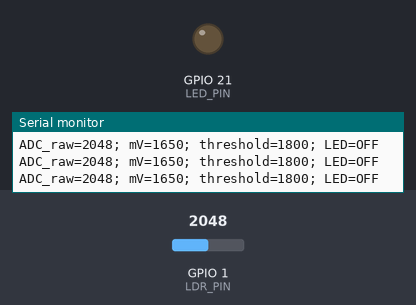
A sketch run on a simulated ESP32-S3. On the bench: output pins drawn as LEDs (lit = HIGH), the last lines printed to the serial monitor. The test bench sets the inputs (shaded band); at power-on: GPIO 1 (LDR_PIN) = 2048 (analog values on the 0–4095 scale).

Above: at 1.2 s.
1.3 s: GPIO 1 (LDR_PIN) set to 1840
2.8 s: GPIO 1 (LDR_PIN) set to 1754
At 3.8 s:
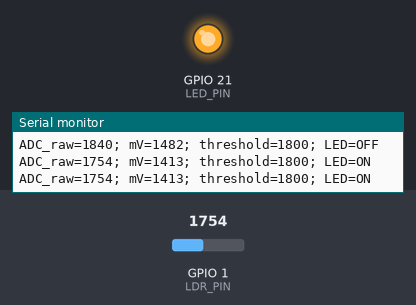
4.5 s: GPIO 1 (LDR_PIN) set to 2047
At 5.0 s:
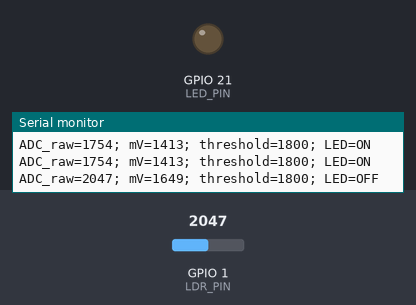
6.0 s: GPIO 1 (LDR_PIN) set to 1760
At 7.4 s:
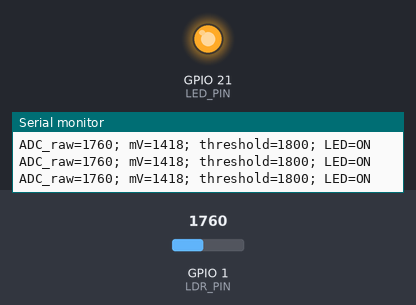
Timing chart, 0 to 8.5 s (numbered marks = the images above; inputs shaded):
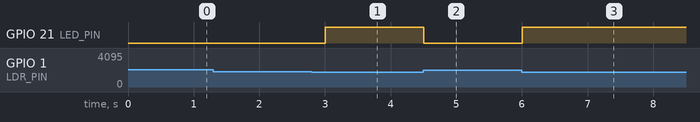

The sketch:

01_Svjetlost.ino
```cpp
/*
  V1.5 - Svjetlost, prag LED-a i temperatura
  1. Procitaj kratko ponavljanje i postupak u Wordu iz iste mape.
  2. Uredi samo postavku ili funkciju navedenu u trenutnom koraku.
  3. Spremi, Verify, Upload; Serial Monitor 115200, zatim RESET.
  4. Trazene retke i slike kopiraj u mjesta DOKAZ u istom Wordu.
  Spojeve mijenjaj bez napajanja. Servo ukljuci samo nakon pregleda nastavnika.
*/


// Dio izvornog projekta: P02_LDR.ino
/*
  ESP32-S3-CAM, kamera odspojena, bez prosirnog adaptera.
  3V3 -> LDR -> cvor GPIO1 -> otpornik 10k -> GND.
  GPIO21 -> 1k -> anoda LED; katoda -> GND. Spojeve mijenjaj bez napajanja.
  Veca osvijetljenost ovog djelila obicno daje veci raw.
  Serial Monitor 115200 samo prikazuje rezultate, ne prima naredbe.
*/
#include <Arduino.h>

// === UČENIK MIJENJA: prag odredi mjerenjem svijetlog i tamnog stanja ===
constexpr uint16_t LED_THRESHOLD = 1800;  // 0..4095; nije univerzalni prag
constexpr uint32_t SAMPLE_MS = 500;
bool ledShouldBeOn(uint16_t raw) {
  return raw < LED_THRESHOLD;           // LED svijetli kad je tamnije
}
// === KRAJ UČENIČKOG DIJELA ===

constexpr uint8_t LDR_PIN = 1;
constexpr uint8_t LED_PIN = 21;
static_assert(LED_THRESHOLD <= 4095, "LED_THRESHOLD: 0..4095");
static_assert(SAMPLE_MS >= 50 && SAMPLE_MS <= 60000, "SAMPLE_MS: 50..60000");
uint32_t lastSample = 0;

void setup() {
  pinMode(LED_PIN, OUTPUT);
  digitalWrite(LED_PIN, LOW);
  pinMode(LDR_PIN, INPUT);
  Serial.begin(115200);
  analogReadResolution(12);
  analogSetPinAttenuation(LDR_PIN, ADC_11db);
  Serial.println("P02: LDR i LED rade zajedno; raw i mV dva su odvojena ocitanja.");
  Serial.println("mV nije laboratorijska kalibracija; 4095 nije nuzno 3300 mV.");
  lastSample = millis() - SAMPLE_MS;
}

void loop() {
  const uint32_t now = millis();
  if (uint32_t(now - lastSample) >= SAMPLE_MS) {
    const uint16_t raw = analogRead(LDR_PIN);
    const uint32_t millivolts = analogReadMilliVolts(LDR_PIN);
    const bool ledOn = ledShouldBeOn(raw);
    digitalWrite(LED_PIN, ledOn ? HIGH : LOW);
    lastSample = millis();
    Serial.printf("ADC_raw=%u; mV=%lu; threshold=%u; LED=%s\n", raw,
                  (unsigned long)millivolts, LED_THRESHOLD, ledOn ? "ON" : "OFF");
  }
}
```

Measured:
- the behaviour switches between 1800 and 1799 on GPIO 1 (LDR_PIN) (found by bisection; images 0 and 1)
- after the input at 2.8 s, GPIO 21 (LED_PIN): LOW → HIGH after 0.21 s
- after the input at 4.5 s, GPIO 21 (LED_PIN): HIGH → LOW at once
- after the input at 6.0 s, GPIO 21 (LED_PIN): LOW → HIGH at once
